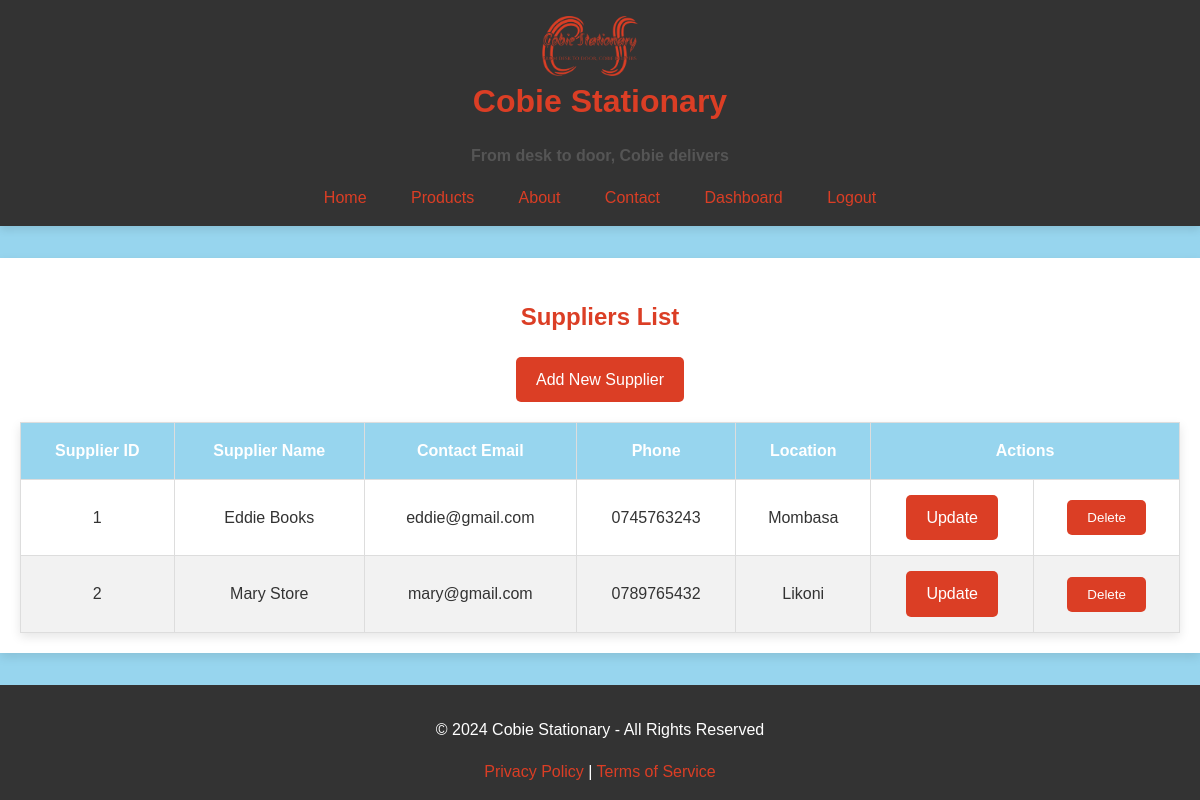
Page /reg/view/suppliers (signed in) on the committed database.
### app/models.py (models this page shows, shortened)
class Supplier(db.Model):
    __tablename__ = 'suppliers'
    supplier_id = db.Column(db.Integer, primary_key=True, autoincrement=True)
    supplier_name = db.Column(db.String(255), nullable=False)
    contact_name = db.Column(db.String(255), nullable=True)
    contact_email = db.Column(db.String(255), nullable=True)
    contact_phone = db.Column(db.String(20), nullable=True)
    address = db.Column(db.Text, nullable=True)
    products = db.relationship('Product', backref='supplier', lazy=True)

### app/reg/routes.py (the view)
@reg_bp.route('/view/suppliers')
@login_required
def view_supplier():
    suppliers = Supplier.query.all()
    return render_template('view_supplier.html', suppliers=suppliers)

### app/__init__.py (called while the page is built)
def create_app():
    app = Flask(__name__)
    app.config.from_object(Config)
    app.config['REMEMBER_COOKIE_DURATION'] = timedelta(minutes=1)
    db.init_app(app)
    login_manager.init_app(app)
    login_manager.login_view = 'auth.login'
    @login_manager.user_loader
    def load_user(user_id):
        return User.query.get(int(user_id))
    with app.app_context():
        db.create_all()  # Creates tables if they don't exist
    from app.base import base_bp
    app.register_blueprint(base_bp, url_prefix='')
    from app.reg import reg_bp
    app.register_blueprint(reg_bp, url_prefix='/reg')
    from app.auth import auth_bp
    app.register_blueprint(auth_bp, url_prefix='/auth')
    from app.inventory import inventory_bp
    app.register_blueprint(inventory_bp, url_prefix='/inventory')
    return app

### app/reg/templates/view_supplier.html (shortened to what this page needs)
{% extends 'base.html' %}
{% block head %}
<link rel="stylesheet" href="{{ url_for('static', filename='css/tables.css') }}">
{% endblock %}
{% block content %}
    <h2>Suppliers List</h2>
    <a href="{{ url_for('reg.add_supplier') }}" class="btn btn-primary mb-3">Add New Supplier</a>
    <table class="table">
        <thead>
            <tr>
                <th>Supplier ID</th>
                <th>Supplier Name</th>
                <th>Contact Email</th>
                <th>Phone</th>
                <th>Location</th>
                <th colspan="2">Actions</th>
            </tr>
        </thead>
        <tbody>
            {% for supplier in suppliers %}
            <tr>
                <td>{{ supplier.supplier_id }}</td>
                <td>{{ supplier.supplier_name }}</td>
                <td>{{ supplier.contact_email }}</td>
                <td>{{ supplier.contact_phone }}</td>
                <td>{{ supplier.address }}</td>
                <td>
                    <a href="{{ url_for('reg.update_supplier', supplier_id=supplier.supplier_id) }}" class="btn btn-primary">Update</a>
                </td>
                <td>
                    <form method="POST" action="{{ url_for('reg.delete_supplier', supplier_id=supplier.supplier_id) }}" onsubmit="return confirm('Are you sure you want to delete this supplier?');">
                        <button type="submit" class="btn btn-danger">Delete</button>
                    </form>
                </td>
            </tr>
            {% endfor %}
        </tbody>
    </table>
{% endblock %}

### app/static/css/styles.css (style rules this page uses)
body { background-color: #97D5EE; color: #DB3E25; font-family: 'Arial', sans-serif; margin: 0; padding: 0; line-height: 1.6; text-align: center; }

### app/static/css/tables.css (style rules this page uses)
.table { width: 100%; border-collapse: collapse; margin-top: 20px; box-shadow: 0px 4px 10px rgba(0, 0, 0, 0.1); }
.table th, .table td { padding: 15px; border: 1px solid #ddd; text-align: center; }
.table th { background-color: #97D5EE; color: #ffffff; font-weight: bold; }
.table tbody tr:nth-child(even) { background-color: #f2f2f2; }
.table tbody td { color: #333333; }
.btn { padding: 10px 20px; background-color: #DB3E25; color: #ffffff; border: none; border-radius: 5px; cursor: pointer; text-decoration: none; display: inline-block; transition: background-color 0.3s ease; }

### rows in the picture
Supplier: supplier_id "1", supplier_name "Eddie Books", contact_email "eddie@gmail.com", contact_phone "0745763243", address "Mombasa"
Supplier: supplier_id "2", supplier_name "Mary Store", contact_email "mary@gmail.com", contact_phone "0789765432", address "Likoni"
